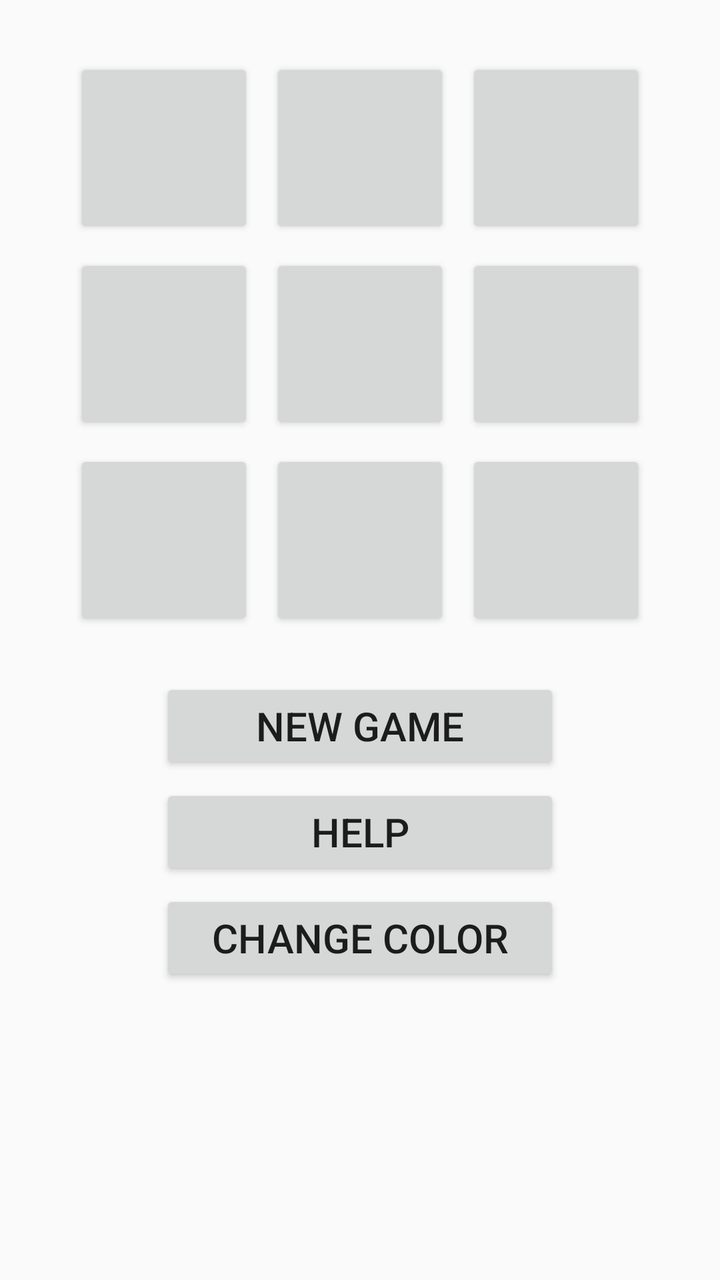
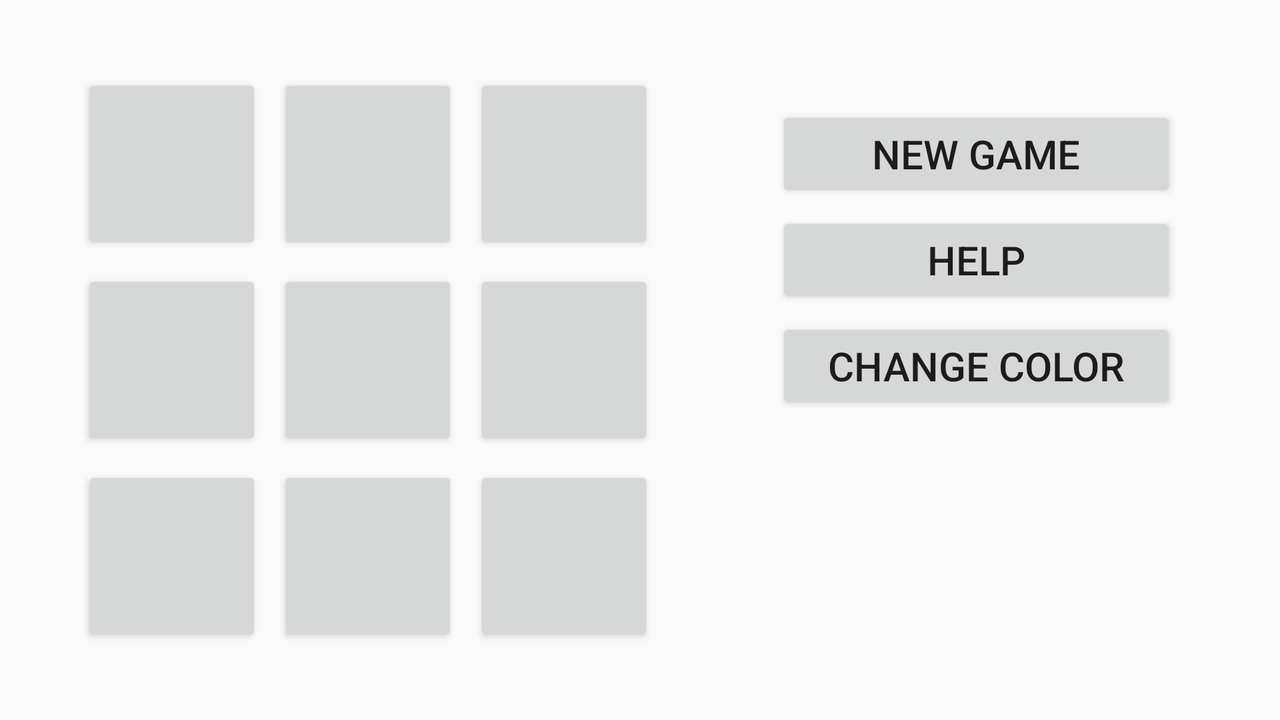

Two renders of one Android screen. The first uses the default layout on a phone; the second uses the alternative layout the repository ships for a different screen configuration, on a matching device. The two XML files are below.
<!-- AndroidManifest.xml: application theme Theme.CWCIS240LightsOut -->
<!-- res/layout/activity_main.xml -->
<?xml version="1.0" encoding="utf-8"?>
<androidx.constraintlayout.widget.ConstraintLayout
    xmlns:android="http://schemas.android.com/apk/res/android"
    xmlns:app="http://schemas.android.com/apk/res-auto"
    xmlns:tools="http://schemas.android.com/tools"
    android:layout_width="match_parent"
    android:layout_height="match_parent"
    tools:context="com.cwcis.cwcis240lightsout.MainActivity">

    <GridLayout
        android:id="@+id/light_grid"
        android:layout_width="wrap_content"
        android:layout_height="wrap_content"
        android:useDefaultMargins="true"
        android:columnCount="3"
        android:rowCount="3"
        android:layout_margin="25dp"
        app:layout_constraintLeft_toLeftOf="parent"
        app:layout_constraintRight_toRightOf="parent"
        app:layout_constraintTop_toTopOf="parent" >

        <Button style="@style/LightButton" />
        <Button style="@style/LightButton" />
        <Button style="@style/LightButton" />
        <Button style="@style/LightButton" />
        <Button style="@style/LightButton" />
        <Button style="@style/LightButton" />
        <Button style="@style/LightButton" />
        <Button style="@style/LightButton" />
        <Button style="@style/LightButton" />
    </GridLayout>

    <Button
        android:id="@+id/new_game_button"
        style="@style/GameOptionButton"
        android:layout_marginTop="20dp"
        android:text="@string/new_game"
        android:onClick="onNewGameClick"
        app:layout_constraintLeft_toLeftOf="parent"
        app:layout_constraintRight_toRightOf="parent"
        app:layout_constraintTop_toBottomOf="@id/light_grid" />

    <Button
        android:id="@+id/help_button"
        style="@style/GameOptionButton"
        android:text="@string/help_button"
        android:onClick="onHelpClick"
        app:layout_constraintLeft_toLeftOf="@id/new_game_button"
        app:layout_constraintRight_toRightOf="@id/new_game_button"
        app:layout_constraintTop_toBottomOf="@id/new_game_button" />

    <Button
        android:id="@+id/change_color_button"
        style="@style/GameOptionButton"
        android:text="@string/color_button"
        android:onClick="onChangeColorClick"
        app:layout_constraintLeft_toLeftOf="@id/new_game_button"
        app:layout_constraintRight_toRightOf="@id/new_game_button"
        app:layout_constraintTop_toBottomOf="@id/help_button" />

</androidx.constraintlayout.widget.ConstraintLayout>
<!-- resources referenced by this layout -->
<resources>
  <string name="color_button">Change Color</string>
  <string name="help_button">Help</string>
  <string name="new_game">New Game</string>
  <style name="GameOptionButton">
          <item name="android:layout_height">wrap_content</item>
          <item name="android:layout_width">200dp</item>
          <item name="android:layout_marginTop">5dp</item>
          <item name="android:layout_marginLeft">20dp</item>
          <item name="android:layout_marginRight">20dp</item>
          <item name="android:textSize">20sp</item>
      </style>
  <style name="LightButton">
          <item name="android:layout_height">90dp</item>
          <item name="android:layout_width">90dp</item>
      </style>
  <style name="Theme.CWCIS240LightsOut" parent="Theme.AppCompat.Light.DarkActionBar">
          <item name="colorPrimary">@color/blue_500</item>
          <item name="colorPrimaryDark">@color/blue_700</item>
      </style>
</resources>
<!-- res/layout-land/activity_main.xml (the repository's variant of the layout above) -->
<!-- drawn on the phone turned sideways -->
<?xml version="1.0" encoding="utf-8"?>
<androidx.constraintlayout.widget.ConstraintLayout
    xmlns:android="http://schemas.android.com/apk/res/android"
    xmlns:app="http://schemas.android.com/apk/res-auto"
    xmlns:tools="http://schemas.android.com/tools"
    android:layout_width="match_parent"
    android:layout_height="match_parent"
    tools:context="com.cwcis.cwcis240lightsout.MainActivity">

    <GridLayout
        android:id="@+id/light_grid"
        android:layout_width="wrap_content"
        android:layout_height="wrap_content"
        android:useDefaultMargins="true"
        android:columnCount="3"
        android:rowCount="3"
        android:layout_margin="5dp"
        app:layout_constraintLeft_toLeftOf="parent"
        app:layout_constraintRight_toLeftOf="@+id/new_game_button"
        app:layout_constraintTop_toTopOf="parent"
        app:layout_constraintBottom_toBottomOf="parent" >

        <Button style="@style/LightButton" />
        <Button style="@style/LightButton" />
        <Button style="@style/LightButton" />
        <Button style="@style/LightButton" />
        <Button style="@style/LightButton" />
        <Button style="@style/LightButton" />
        <Button style="@style/LightButton" />
        <Button style="@style/LightButton" />
        <Button style="@style/LightButton" />
    </GridLayout>

    <Button
        android:id="@+id/new_game_button"
        style="@style/GameOptionButton"
        android:layout_marginTop="20dp"
        android:text="@string/new_game"
        android:onClick="onNewGameClick"
        app:layout_constraintLeft_toRightOf="@+id/light_grid"
        app:layout_constraintRight_toRightOf="parent"
        app:layout_constraintTop_toTopOf="@id/light_grid" />

    <Button
        android:id="@+id/help_button"
        style="@style/GameOptionButton"
        android:text="@string/help_button"
        android:onClick="onHelpClick"
        app:layout_constraintLeft_toLeftOf="@id/new_game_button"
        app:layout_constraintRight_toRightOf="@id/new_game_button"
        app:layout_constraintTop_toBottomOf="@id/new_game_button" />

    <Button
        android:id="@+id/change_color_button"
        style="@style/GameOptionButton"
        android:text="@string/color_button"
        android:onClick="onChangeColorClick"
        app:layout_constraintLeft_toLeftOf="@id/new_game_button"
        app:layout_constraintRight_toRightOf="@id/new_game_button"
        app:layout_constraintTop_toBottomOf="@id/help_button" />

</androidx.constraintlayout.widget.ConstraintLayout>
